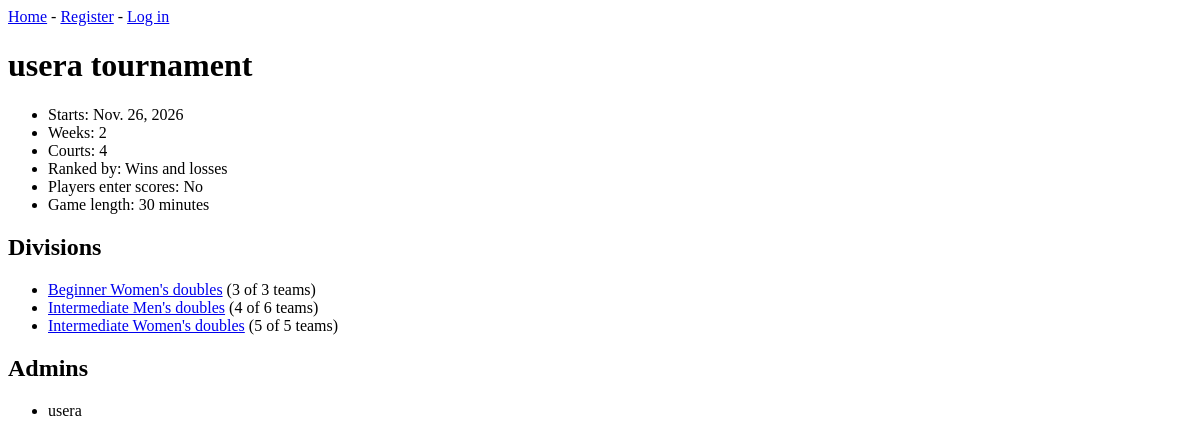
Before: /tournaments/2/ with the older database file.
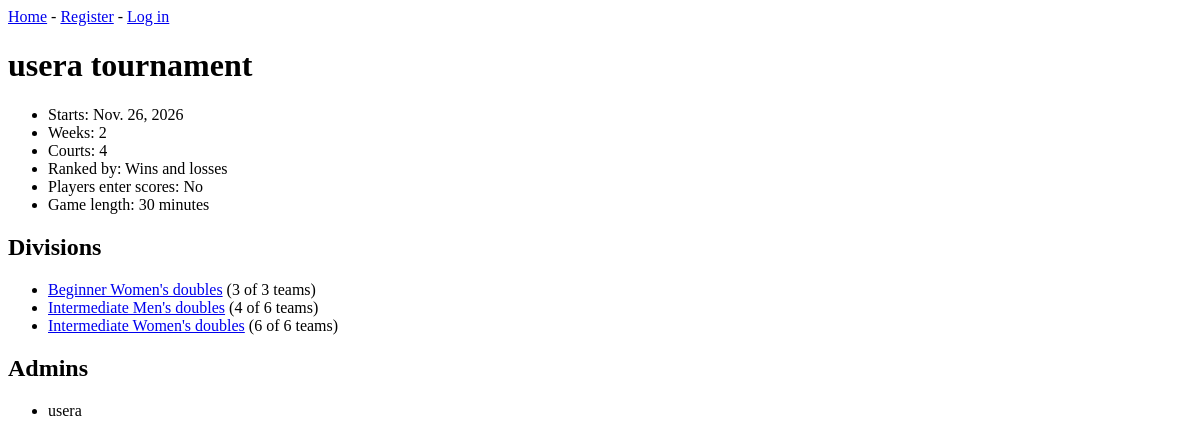
After: the same page with the newer database file.
### tournaments/models.py (models this page shows, shortened)
class Division(models.Model):
    LEVEL_CHOICES = [
        ('beginner', 'Beginner'),
        ('intermediate', 'Intermediate'),
        ('advanced', 'Advanced'),
    ]
    FORMAT_CHOICES = [
        ('mixed', 'Mixed doubles'),
        ('mens', "Men's doubles"),
        ('womens', "Women's doubles"),
        ('scramble', 'Scramble'),
    ]
    MEETING_CHOICES = [(1, 'Once'), (2, 'Twice')]
    tournament = models.ForeignKey(Tournament, on_delete=models.CASCADE)
    level = models.CharField(max_length=20, choices=LEVEL_CHOICES)
    format = models.CharField(max_length=20, choices=FORMAT_CHOICES)
    max_teams = models.PositiveIntegerField()
    games_per_week = models.PositiveIntegerField()
    max_meetings_per_night = models.PositiveIntegerField(choices=MEETING_CHOICES, default=1)
    game_minutes = models.PositiveIntegerField(null=True, blank=True)
    def __str__(self):
        return f"{self.get_level_display()} {self.get_format_display()}"

### tournaments/views.py (the view)
# urls.py: path('tournaments/<int:tournament_id>/', views.tournament, name='tournament'),
def tournament(request, tournament_id):
    tournament = get_object_or_404(Tournament, id=tournament_id)
    divisions = tournament.division_set.all()
    admins = tournament.admins.order_by('username')
    user_is_admin = is_admin(request.user, tournament)
    join_link = request.build_absolute_uri(
        reverse('tournaments:join_tournament', args=[tournament.join_code]))
    context = {'tournament': tournament, 'divisions': divisions, 'admins': admins,
               'user_is_admin': user_is_admin, 'join_link': join_link}
    return render(request, 'tournaments/tournament.html', context)

### tournaments/helpers.py (called while the page is built)
def is_admin(user, tournament):
    if user.is_superuser:
        return True
    return user.is_authenticated and tournament.admins.filter(id=user.id).exists()

### tournaments/templates/tournaments/tournament.html (shortened to what this page needs)
{% extends 'tournaments/base.html' %}
{% block content %}
  <h1>{{ tournament.name }}</h1>
  <ul>
    <li>Starts: {{ tournament.start_date }}</li>
    <li>Weeks: {{ tournament.num_weeks }}</li>
    <li>Courts: {{ tournament.num_courts }}</li>
    <li>Ranked by: {{ tournament.get_ranking_method_display }}</li>
    <li>Players enter scores: {% if tournament.players_enter_scores %}Yes{% else %}No{% endif %}</li>
    <li>Game length: {{ tournament.game_minutes }} minutes</li>
  </ul>
  <h2>Divisions</h2>
  <ul>
    {% for division in divisions %}
      <li>
        <a href="{% url 'tournaments:division' division.id %}">{{ division }}</a>
        ({{ division.team_set.count }} of {{ division.max_teams }} teams)
      </li>
    {% empty %}
      <li>No divisions yet.</li>
    {% endfor %}
  </ul>
  <h2>Admins</h2>
  <ul>
    {% for admin in admins %}
      <li>{{ admin.username }}</li>
    {% endfor %}
  </ul>
{% endblock content %}

Changed rows visible on the page:
changed Division "Intermediate Women's doubles": team_set.count "5" → "6"; max_teams "5" → "6"
